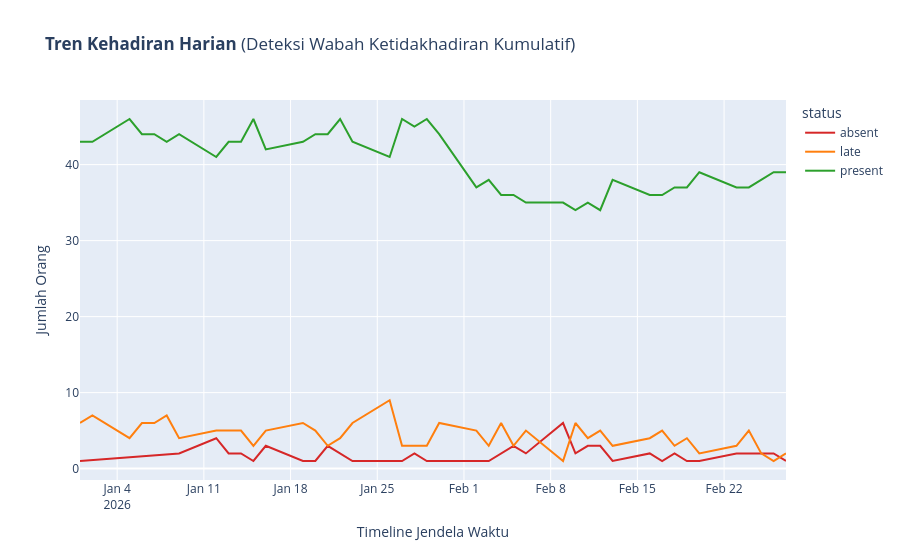

The notebook cell this image was saved under:
### Markdown cell above
## 3. Data Visualization & Insights (Interpretasi Bisnis Lanjutan)

### Code cell
# A. ATTENDANCE TREND (DIAGRAM GARIS FLUKTUASI)
daily_att = attendance.groupby(['date', 'status']).size().reset_index(name='count')
fig1 = px.line(daily_att, x='date', y='count', color='status', 
               title='<b>Tren Kehadiran Harian</b> (Deteksi Wabah Ketidakhadiran Kumulatif)',
               color_discrete_map={'present': '#2ca02c', 'late': '#ff7f0e', 'absent': '#d62728'})
fig1.update_layout(xaxis_title="Timeline Jendela Waktu", yaxis_title="Jumlah Orang")
fig1.show()

### Figure 1 — Plotly figure (JSON) as saved in the notebook; plotly's stock layout.template omitted (floating-point values rounded to 4 significant figures)
{"data": [{"hovertemplate": "status=absent<br>date=%{x}<br>count=%{y}<extra></extra>", "legendgroup": "absent", "line": {"color": "#d62728", "dash": "solid"}, "marker": {"symbol": "circle"}, "mode": "lines", "name": "absent", "orientation": "v", "showlegend": true, "type": "scatter", "x": ["2026-01-01T00:00:00", "2026-01-09T00:00:00", "2026-01-12T00:00:00", "2026-01-13T00:00:00", "2026-01-14T00:00:00", "2026-01-15T00:00:00", "2026-01-16T00:00:00", "2026-01-19T00:00:00", "2026-01-20T00:00:00", "2026-01-21T00:00:00", "2026-01-23T00:00:00", "2026-01-27T00:00:00", "2026-01-28T00:00:00", "2026-01-29T00:00:00", "2026-02-03T00:00:00", "2026-02-05T00:00:00", "2026-02-06T00:00:00", "2026-02-09T00:00:00", "2026-02-10T00:00:00", "2026-02-11T00:00:00", "2026-02-12T00:00:00", "2026-02-13T00:00:00", "2026-02-16T00:00:00", "2026-02-17T00:00:00", "2026-02-18T00:00:00", "2026-02-19T00:00:00", "2026-02-20T00:00:00", "2026-02-23T00:00:00", "2026-02-25T00:00:00", "2026-02-26T00:00:00", "2026-02-27T00:00:00"], "xaxis": "x", "y": [1, 2, 4, 2, 2, 1, 3, 1, 1, 3, 1, 1, 2, 1, 1, 3, 2, 6, 2, 3, 3, 1, 2, 1, 2, 1, 1, 2, 2, 2, 1], "yaxis": "y"}, {"hovertemplate": "status=late<br>date=%{x}<br>count=%{y}<extra></extra>", "legendgroup": "late", "line": {"color": "#ff7f0e", "dash": "solid"}, "marker": {"symbol": "circle"}, "mode": "lines", "name": "late", "orientation": "v", "showlegend": true, "type": "scatter", "x": ["2026-01-01T00:00:00", "2026-01-02T00:00:00", "2026-01-05T00:00:00", "2026-01-06T00:00:00", "2026-01-07T00:00:00", "2026-01-08T00:00:00", "2026-01-09T00:00:00", "2026-01-12T00:00:00", "2026-01-13T00:00:00", "2026-01-14T00:00:00", "2026-01-15T00:00:00", "2026-01-16T00:00:00", "2026-01-19T00:00:00", "2026-01-20T00:00:00", "2026-01-21T00:00:00", "2026-01-22T00:00:00", "2026-01-23T00:00:00", "2026-01-26T00:00:00", "2026-01-27T00:00:00", "2026-01-28T00:00:00", "2026-01-29T00:00:00", "2026-01-30T00:00:00", "2026-02-02T00:00:00", "2026-02-03T00:00:00", "2026-02-04T00:00:00", "2026-02-05T00:00:00", "2026-02-06T00:00:00", "2026-02-09T00:00:00", "2026-02-10T00:00:00", "2026-02-11T00:00:00", "2026-02-12T00:00:00", "2026-02-13T00:00:00", "2026-02-16T00:00:00", "2026-02-17T00:00:00", "2026-02-18T00:00:00", "2026-02-19T00:00:00", "2026-02-20T00:00:00", "2026-02-23T00:00:00", "2026-02-24T00:00:00", "2026-02-25T00:00:00", "2026-02-26T00:00:00", "2026-02-27T00:00:00"], "xaxis": "x", "y": [6, 7, 4, 6, 6, 7, 4, 5, 5, 5, 3, 5, 6, 5, 3, 4, 6, 9, 3, 3, 3, 6, 5, 3, 6, 3, 5, 1, 6, 4, 5, 3, 4, 5, 3, 4, 2, 3, 5, 2, 1, 2], "yaxis": "y"}, {"hovertemplate": "status=present<br>date=%{x}<br>count=%{y}<extra></extra>", "legendgroup": "present", "line": {"color": "#2ca02c", "dash": "solid"}, "marker": {"symbol": "circle"}, "mode": "lines", "name": "present", "orientation": "v", "showlegend": true, "type": "scatter", "x": ["2026-01-01T00:00:00", "2026-01-02T00:00:00", "2026-01-05T00:00:00", "2026-01-06T00:00:00", "2026-01-07T00:00:00", "2026-01-08T00:00:00", "2026-01-09T00:00:00", "2026-01-12T00:00:00", "2026-01-13T00:00:00", "2026-01-14T00:00:00", "2026-01-15T00:00:00", "2026-01-16T00:00:00", "2026-01-19T00:00:00", "2026-01-20T00:00:00", "2026-01-21T00:00:00", "2026-01-22T00:00:00", "2026-01-23T00:00:00", "2026-01-26T00:00:00", "2026-01-27T00:00:00", "2026-01-28T00:00:00", "2026-01-29T00:00:00", "2026-01-30T00:00:00", "2026-02-02T00:00:00", "2026-02-03T00:00:00", "2026-02-04T00:00:00", "2026-02-05T00:00:00", "2026-02-06T00:00:00", "2026-02-09T00:00:00", "2026-02-10T00:00:00", "2026-02-11T00:00:00", "2026-02-12T00:00:00", "2026-02-13T00:00:00", "2026-02-16T00:00:00", "2026-02-17T00:00:00", "2026-02-18T00:00:00", "2026-02-19T00:00:00", "2026-02-20T00:00:00", "2026-02-23T00:00:00", "2026-02-24T00:00:00", "2026-02-25T00:00:00", "2026-02-26T00:00:00", "2026-02-27T00:00:00"], "xaxis": "x", "y": [43, 43, 46, 44, 44, 43, 44, 41, 43, 43, 46, 42, 43, 44, 44, 46, 43, 41, 46, 45, 46, 44, 37, 38, 36, 36, 35, 35, 34, 35, 34, 38, 36, 36, 37, 37, 39, 37, 37, 38, 39, 39], "yaxis": "y"}], "layout": {"legend": {"title": {"text": "status"}, "tracegroupgap": 0}, "title": {"text": "<b>Tren Kehadiran Harian</b> (Deteksi Wabah Ketidakhadiran Kumulatif)"}, "xaxis": {"anchor": "y", "domain": [0, 1], "title": {"text": "Timeline Jendela Waktu"}}, "yaxis": {"anchor": "x", "domain": [0, 1], "title": {"text": "Jumlah Orang"}}}}
